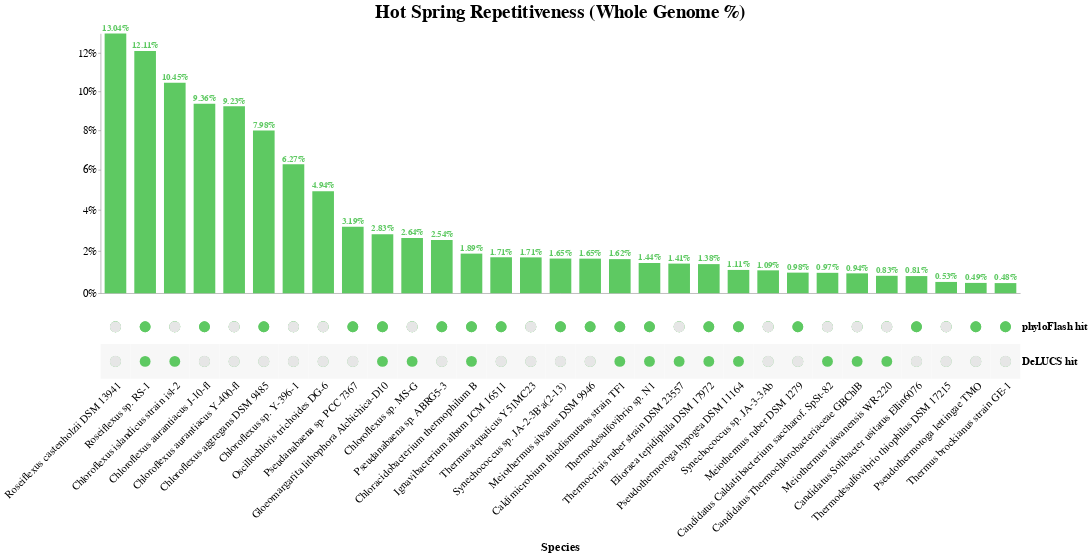

Notebook source saved alongside this figure:
### Code cell
# combine all charts to make final upset plot
upset_plot = alt.hconcat(
    vertical_bar_chart
)

upset_plot = alt.vconcat(
    upset_plot,
    matrix_view
)

# final graph settings tuning
upset_plot.configure_view(
    stroke=None
).configure_axis(
    titleFontSize=matrix_title_size,
    labelFontSize=matrix_label_size
).configure_title(
    fontSize=vertical_bar_title_font_size
)

### Figure 1 — Vega-Lite specification as saved in the notebook (floating-point values rounded to 4 significant figures)
{"config": {"view": {"continuousWidth": 400, "continuousHeight": 300, "stroke": null}, "axis": {"labelFontSize": 20, "titleFontSize": 23}, "title": {"fontSize": 35}}, "vconcat": [{"hconcat": [{"layer": [{"mark": {"type": "bar", "color": "#b80000", "size": 40}, "encoding": {"color": {"condition": {"value": "#b80000", "selection": {"not": "selector001"}}, "value": "#5ec962"}, "tooltip": [{"field": "Repetitiveness (%)", "title": "Size", "type": "quantitative"}], "x": {"axis": {"domain": true, "grid": false, "labels": false, "ticks": false}, "field": "Species", "sort": {"field": "Repetitiveness (%)", "order": "descending"}, "title": null, "type": "nominal"}, "y": {"axis": {"format": "%", "grid": false, "labelFontSize": 20, "orient": "left", "tickCount": 5}, "field": "Repetitiveness (%)", "scale": {"domain": [0, 0.1304], "type": "symlog"}, "title": null, "type": "quantitative"}}, "height": 480.0, "selection": {"selector001": {"type": "multi", "on": "mouseover", "fields": ["Species"]}}, "title": "Hot Spring Repetitiveness (Whole Genome %)", "width": 1700}, {"mark": {"type": "text", "color": "#b80000", "dy": -10, "fontWeight": "bold", "size": 16}, "encoding": {"color": {"condition": {"value": "#b80000", "selection": {"not": "selector001"}}, "value": "#5ec962"}, "text": {"field": "Repetitiveness (%)", "format": ".2%", "type": "quantitative"}, "tooltip": [{"field": "Repetitiveness (%)", "title": "Size", "type": "quantitative"}], "x": {"axis": {"domain": true, "grid": false, "labels": false, "ticks": false}, "field": "Species", "sort": {"field": "Repetitiveness (%)", "order": "descending"}, "title": null, "type": "nominal"}, "y": {"axis": {"format": "%", "grid": false, "labelFontSize": 20, "orient": "left", "tickCount": 5}, "field": "Repetitiveness (%)", "scale": {"domain": [0, 0.1304], "type": "symlog"}, "title": null, "type": "quantitative"}}, "height": 480.0, "title": "Hot Spring Repetitiveness (Whole Genome %)", "width": 1700}]}], "data": {"name": "data-12ad84e60310f2fd2324b114434d9a01"}}, {"layer": [{"mark": {"type": "circle", "opacity": 1, "size": 400}, "encoding": {"color": {"condition": {"field": "value", "legend": null, "scale": {"domain": [0, 1], "range": ["#b80000", "#b80000"]}, "type": "nominal", "selection": {"not": "selector002"}}, "value": "#5ec962"}, "x": {"axis": {"domain": false, "grid": false, "labelAngle": -45, "labelFontSize": 20, "labelFontWeight": "normal", "labelLimit": 10000, "ticks": false, "titleY": 300.0}, "field": "Species", "sort": {"field": "Repetitiveness (%)", "order": "descending"}, "title": "Species", "type": "nominal"}, "y": {"axis": {"domain": false, "grid": false, "labelFontWeight": "bold", "orient": "right", "ticks": false}, "field": "key", "sort": ["phyloFlash hit", "DeLUCS hit"], "title": null, "type": "nominal"}}, "height": 128.0, "selection": {"selector001": {"type": "multi", "on": "mouseover", "fields": ["Species"]}, "selector002": {"type": "multi", "on": "mouseover", "fields": ["Species", "value"]}}, "transform": [{"fold": ["phyloFlash hit", "DeLUCS hit"]}], "width": 1700}, {"mark": "rect", "encoding": {"color": {"value": "#F7F7F7"}, "x": {"axis": {"domain": false, "grid": false, "labelAngle": -45, "labelFontSize": 20, "labelFontWeight": "normal", "labelLimit": 10000, "ticks": false, "titleY": 300.0}, "field": "Species", "sort": {"field": "Repetitiveness (%)", "order": "descending"}, "title": "Species", "type": "nominal"}, "y": {"axis": {"domain": false, "grid": false, "labelFontWeight": "bold", "orient": "right", "ticks": false}, "field": "key", "sort": ["phyloFlash hit", "DeLUCS hit"], "title": null, "type": "nominal"}}, "height": 128.0, "transform": [{"fold": ["phyloFlash hit", "DeLUCS hit"]}, {"filter": "(datum.key === 'DeLUCS hit')"}], "width": 1700}, {"mark": {"type": "circle", "opacity": 1, "size": 400}, "encoding": {"color": {"condition": {"field": "value", "legend": null, "scale": {"domain": [0, 1], "range": ["#b80000", "#b80000"]}, "type": "nominal", "selection": {"not": "selector002"}}, "value": "#5ec962"}, "x": {"axis": {"domain": false, "grid": false, "labelAngle": -45, "labelFontSize": 20, "labelFontWeight": "normal", "labelLimit": 10000, "ticks": false, "titleY": 300.0}, "field": "Species", "sort": {"field": "Repetitiveness (%)", "order": "descending"}, "title": "Species", "type": "nominal"}, "y": {"axis": {"domain": false, "grid": false, "labelFontWeight": "bold", "orient": "right", "ticks": false}, "field": "key", "sort": ["phyloFlash hit", "DeLUCS hit"], "title": null, "type": "nominal"}}, "height": 128.0, "transform": [{"fold": ["phyloFlash hit", "DeLUCS hit"]}], "width": 1700}, {"mark": {"type": "circle", "opacity": 1, "size": 430}, "encoding": {"color": {"value": "#E6E6E6"}, "x": {"axis": {"domain": false, "grid": false, "labelAngle": -45, "labelFontSize": 20, "labelFontWeight": "normal", "labelLimit": 10000, "ticks": false, "titleY": 300.0}, "field": "Species", "sort": {"field": "Repetitiveness (%)", "order": "descending"}, "title": "Species", "type": "nominal"}, "y": {"axis": {"domain": false, "grid": false, "labelFontWeight": "bold", "orient": "right", "ticks": false}, "field": "key", "sort": ["phyloFlash hit", "DeLUCS hit"], "title": null, "type": "nominal"}}, "height": 128.0, "transform": [{"fold": ["phyloFlash hit", "DeLUCS hit"]}, {"filter": "(datum['value'] === 0)"}], "width": 1700}], "data": {"name": "data-12ad84e60310f2fd2324b114434d9a01"}}], "$schema": "https://vega.github.io/schema/vega-lite/v4.17.0.json", "datasets": {"data-12ad84e60310f2fd2324b114434d9a01": [{"filename": "NC_009767.fna", "Species": "Roseiflexus castenholzii DSM 13941", "mean": 51.91, "std": 39.03, "16s_mean": 202.3, "16s_std": 178.4, "genome_size": 5723298, "GC": 60.69, "Repetitiveness": 74199, "16s_genome_size": 8728, "16s_GC": 63.76, "16s_Repetitiveness": 3292, "Color": "#549a8b", "phyloFlash hit": 0, "DeLUCS hit": 0, "Repetitiveness (%)": 0.1304, "16S bp": 0}, {"filename": "NC_009523.fna", "Species": "Roseiflexus sp. RS-1", "mean": 6.929, "std": 9.527, "16s_mean": 203.9, "16s_std": 178.0, "genome_size": 5801598, "GC": 60.39, "Repetitiveness": 61521, "16s_genome_size": 8691, "16s_GC": 64.08, "16s_Repetitiveness": 2348, "Color": "thistle", "phyloFlash hit": 1, "DeLUCS hit": 1, "Repetitiveness (%)": 0.1211, "16S bp": 0}, {"filename": "NZ_LWQS00000000.fna", "Species": "Chloroflexus islandicus strain isl-2", "mean": 89.35, "std": 15.73, "16s_mean": 390.5, "16s_std": 9.411, "genome_size": 5136885, "GC": 60.65, "Repetitiveness": 32453, "16s_genome_size": 2689, "16s_GC": 63.67, "16s_Repetitiveness": 470, "Color": "#ffe7b5", "phyloFlash hit": 0, "DeLUCS hit": 1, "Repetitiveness (%)": 0.1045, "16S bp": 0}, {"filename": "NC_010175.fna", "Species": "Chloroflexus aurantiacus J-10-fl", "mean": 93.11, "std": 23.62, "16s_mean": 153.5, "16s_std": 136.6, "genome_size": 5258541, "GC": 56.7, "Repetitiveness": 23833, "16s_genome_size": 13181, "16s_GC": 63.22, "16s_Repetitiveness": 3336, "Color": "lightsteelblue", "phyloFlash hit": 1, "DeLUCS hit": 0, "Repetitiveness (%)": 0.09361, "16S bp": 0}, {"filename": "NC_012032.fna", "Species": "Chloroflexus aurantiacus Y-400-fl", "mean": 169.3, "std": 17.28, "16s_mean": 153.5, "16s_std": 136.8, "genome_size": 5268950, "GC": 56.68, "Repetitiveness": 23597, "16s_genome_size": 13181, "16s_GC": 63.22, "16s_Repetitiveness": 3336, "Color": "#549a8b", "phyloFlash hit": 0, "DeLUCS hit": 0, "Repetitiveness (%)": 0.09229, "16S bp": 0}, {"filename": "NC_011831.fna", "Species": "Chloroflexus aggregans DSM 9485", "mean": 61.11, "std": 10.41, "16s_mean": 146.7, "16s_std": 156.5, "genome_size": 4684931, "GC": 56.43, "Repetitiveness": 18888, "16s_genome_size": 13176, "16s_GC": 64.14, "16s_Repetitiveness": 3241, "Color": "lightsteelblue", "phyloFlash hit": 1, "DeLUCS hit": 0, "Repetitiveness (%)": 0.07978, "16S bp": 0}, {"filename": "NZ_AZXV00000000.fna", "Species": "Chloroflexus sp. Y-396-1", "mean": 96.83, "std": 20.98, "16s_mean": 151.4, "16s_std": 165.4, "genome_size": 4890986, "GC": 53.93, "Repetitiveness": 14592, "16s_genome_size": 13196, "16s_GC": 63.61, "16s_Repetitiveness": 3360, "Color": "#549a8b", "phyloFlash hit": 0, "DeLUCS hit": 0, "Repetitiveness (%)": 0.06272, "16S bp": 0}, {"filename": "NZ_ADVR00000000.fna", "Species": "Oscillochloris trichoides DG-6", "mean": 25.86, "std": 10.67, "16s_mean": 357.7, "16s_std": 0.443, "genome_size": 4373075, "GC": 59.26, "Repetitiveness": 16807, "16s_genome_size": 4324, "16s_GC": 61.01, "16s_Repetitiveness": 885, "Color": "#549a8b", "phyloFlash hit": 0, "DeLUCS hit": 0, "Repetitiveness (%)": 0.04936, "16S bp": 0}, {"filename": "NC_019701.fna", "Species": "Pseudanabaena sp. PCC 7367", "mean": 28.79, "std": 12.57, "16s_mean": 215.7, "16s_std": 287.4, "genome_size": 4557046, "GC": 46.31, "Repetitiveness": 23010, "16s_genome_size": 8938, "16s_GC": 52.29, "16s_Repetitiveness": 2876, "Color": "lightsteelblue", "phyloFlash hit": 1, "DeLUCS hit": 0, "Repetitiveness (%)": 0.03193, "16S bp": 0}, {"filename": "NZ_CP017675.fna", "Species": "Gloeomargarita lithophora Alchichica-D10", "mean": 17.58, "std": 6.545, "16s_mean": 466.0, "16s_std": 304.1, "genome_size": 3049282, "GC": 52.23, "Repetitiveness": 11499, "16s_genome_size": 5928, "16s_GC": 53.22, "16s_Repetitiveness": 1354, "Color": "thistle", "phyloFlash hit": 1, "DeLUCS hit": 1, "Repetitiveness (%)": 0.02829, "16S bp": 0}, {"filename": "NZ_JPIM00000000.fna", "Species": "Chloroflexus sp. MS-G", "mean": 5.478, "std": 4.884, "16s_mean": 458.1, "16s_std": 74.17, "genome_size": 4770266, "GC": 54.26, "Repetitiveness": 11362, "16s_genome_size": 3983, "16s_GC": 63.32, "16s_Repetitiveness": 1135, "Color": "#ffe7b5", "phyloFlash hit": 0, "DeLUCS hit": 1, "Repetitiveness (%)": 0.02637, "16S bp": 0}, {"filename": "NZ_AP017560.fna", "Species": "Pseudanabaena sp. ABRG5-3", "mean": 48.75, "std": 8.206, "16s_mean": 209.2, "16s_std": 291.8, "genome_size": 4796642, "GC": 42.2, "Repetitiveness": 16247, "16s_genome_size": 12900, "16s_GC": 51.49, "16s_Repetitiveness": 4395, "Color": "lightsteelblue", "phyloFlash hit": 1, "DeLUCS hit": 0, "Repetitiveness (%)": 0.02539, "16S bp": 0}, {"filename": "NC_016024_NC_016025.fna", "Species": "Chloracidobacterium thermophilum B", "mean": 26.13, "std": 12.21, "16s_mean": 136.8, "16s_std": 92.56, "genome_size": 3695372, "GC": 61.34, "Repetitiveness": 17837, "16s_genome_size": 4491, "16s_GC": 53.64, "16s_Repetitiveness": 1506, "Color": "thistle", "phyloFlash hit": 1, "DeLUCS hit": 1, "Repetitiveness (%)": 0.01887, "16S bp": 0}, {"filename": "NC_017464.fna", "Species": "Ignavibacterium album JCM 16511", "mean": 27.09, "std": 3.961, "16s_mean": 137.6, "16s_std": 96.23, "genome_size": 3658997, "GC": 33.93, "Repetitiveness": 17517, "16s_genome_size": 4653, "16s_GC": 51.82, "16s_Repetitiveness": 1287, "Color": "lightsteelblue", "phyloFlash hit": 1, "DeLUCS hit": 0, "Repetitiveness (%)": 0.01712, "16S bp": 0}, {"filename": "NZ_CP010822.fna", "Species": "Thermus aquaticus Y51MC23", "mean": 236.5, "std": 6.781, "16s_mean": 214.8, "16s_std": 263.6, "genome_size": 2158963, "GC": 68.1, "Repetitiveness": 26759, "16s_genome_size": 9067, "16s_GC": 62.93, "16s_Repetitiveness": 1800, "Color": "#549a8b", "phyloFlash hit": 0, "DeLUCS hit": 0, "Repetitiveness (%)": 0.01706, "16S bp": 0}, {"filename": "NC_007776.fna", "Species": "Synechococcus sp. JA-2-3B'a(2-13)", "mean": 57.95, "std": 6.485, "16s_mean": 309.1, "16s_std": 337.5, "genome_size": 3046682, "GC": 58.45, "Repetitiveness": 13567, "16s_genome_size": 8756, "16s_GC": 58.35, "16s_Repetitiveness": 2935, "Color": "lightsteelblue", "phyloFlash hit": 1, "DeLUCS hit": 0, "Repetitiveness (%)": 0.0165, "16S bp": 0}, {"filename": "NC_014212.fna", "Species": "Meiothermus silvanus DSM 9946", "mean": 50.03, "std": 7.981, "16s_mean": 185.5, "16s_std": 247.0, "genome_size": 3249394, "GC": 62.36, "Repetitiveness": 14356, "16s_genome_size": 8962, "16s_GC": 58.31, "16s_Repetitiveness": 2658, "Color": "lightsteelblue", "phyloFlash hit": 1, "DeLUCS hit": 0, "Repetitiveness (%)": 0.01645, "16S bp": 0}, {"filename": "NZ_AP014945.fna", "Species": "Caldimicrobium thiodismutans strain TF1", "mean": 40.9, "std": 8.427, "16s_mean": 186.8, "16s_std": 145.2, "genome_size": 1814952, "GC": 38.3, "Repetitiveness": 8618, "16s_genome_size": 5433, "16s_GC": 57.46, "16s_Repetitiveness": 1103, "Color": "thistle", "phyloFlash hit": 1, "DeLUCS hit": 1, "Repetitiveness (%)": 0.01623, "16S bp": 0}, {"filename": "NZ_MAVV00000000.fna", "Species": "Thermodesulfovibrio sp. N1", "mean": 136.6, "std": 37.38, "16s_mean": 222.1, "16s_std": 153.6, "genome_size": 1915222, "GC": 32.99, "Repetitiveness": 11639, "16s_genome_size": 4602, "16s_GC": 56.65, "16s_Repetitiveness": 1527, "Color": "thistle", "phyloFlash hit": 1, "DeLUCS hit": 1, "Repetitiveness (%)": 0.01436, "16S bp": 0}, {"filename": "NZ_CP007028.fna", "Species": "Thermocrinis ruber strain DSM 23557", "mean": 18.89, "std": 12.94, "16s_mean": 86.37, "16s_std": 58.41, "genome_size": 1521037, "GC": 45.19, "Repetitiveness": 5920, "16s_genome_size": 4595, "16s_GC": 61.72, "16s_Repetitiveness": 1498, "Color": "#ffbe33", "phyloFlash hit": 0, "DeLUCS hit": 1, "Repetitiveness (%)": 0.01408, "16S bp": 0}, {"filename": "NZ_ARKI00000000.fna", "Species": "Elioraea tepidiphila DSM 17972", "mean": 108.9, "std": 34.14, "16s_mean": 219.5, "16s_std": 146.5, "genome_size": 4304237, "GC": 71.31, "Repetitiveness": 102417, "16s_genome_size": 4337, "16s_GC": 58.98, "16s_Repetitiveness": 1348, "Color": "thistle", "phyloFlash hit": 1, "DeLUCS hit": 1, "Repetitiveness (%)": 0.01383, "16S bp": 0}, {"filename": "NC_022795.fna", "Species": "Pseudothermotoga hypogea DSM 11164", "mean": 32.69, "std": 10.87, "16s_mean": 313.6, "16s_std": 141.3, "genome_size": 2165165, "GC": 49.47, "Repetitiveness": 3948, "16s_genome_size": 5349, "16s_GC": 59.71, "16s_Repetitiveness": 871, "Color": "thistle", "phyloFlash hit": 1, "DeLUCS hit": 1, "Repetitiveness (%)": 0.01105, "16S bp": 0}, {"filename": "NC_007775.fna", "Species": "Synechococcus sp. JA-3-3Ab", "mean": 80.53, "std": 6.775, "16s_mean": 283.0, "16s_std": 365.8, "genome_size": 2932766, "GC": 60.24, "Repetitiveness": 14235, "16s_genome_size": 8758, "16s_GC": 58.19, "16s_Repetitiveness": 2782, "Color": "#549a8b", "phyloFlash hit": 0, "DeLUCS hit": 0, "Repetitiveness (%)": 0.01086, "16S bp": 0}, {"filename": "NC_013946.fna", "Species": "Meiothermus ruber DSM 1279", "mean": 92.93, "std": 12.49, "16s_mean": 226.7, "16s_std": 260.8, "genome_size": 3097457, "GC": 63.38, "Repetitiveness": 18949, "16s_genome_size": 8978, "16s_GC": 57.14, "16s_Repetitiveness": 2556, "Color": "lightsteelblue", "phyloFlash hit": 1, "DeLUCS hit": 0, "Repetitiveness (%)": 0.009769, "16S bp": 0}, {"filename": "DTIY00000000.fna", "Species": "Candidatus Caldatribacterium saccharof. SpSt-82", "mean": 75.04, "std": 17.53, "16s_mean": 9.255, "16s_std": 0.0, "genome_size": 2353197, "GC": 55.36, "Repetitiveness": 3808, "16s_genome_size": 3037, "16s_GC": 62.79, "16s_Repetitiveness": 0, "Color": "#ffbe33", "phyloFlash hit": 0, "DeLUCS hit": 1, "Repetitiveness (%)": 0.009678, "16S bp": 0}, {"filename": "JPGV00000000.fna", "Species": "Candidatus Thermochlorobacteriaceae GBChlB ", "mean": 11.86, "std": 4.401, "16s_mean": 118.6, "16s_std": 117.6, "genome_size": 3059647, "GC": 50.89, "Repetitiveness": 6647, "16s_genome_size": 1071, "16s_GC": 52.66, "16s_Repetitiveness": 218, "Color": "#ffbe33", "phyloFlash hit": 0, "DeLUCS hit": 1, "Repetitiveness (%)": 0.009428, "16S bp": 0}, {"filename": "NZ_CP021130.fna", "Species": "Meiothermus taiwanensis WR-220", "mean": 25.45, "std": 21.77, "16s_mean": 229.1, "16s_std": 213.6, "genome_size": 2802273, "GC": 63.37, "Repetitiveness": 17949, "16s_genome_size": 8950, "16s_GC": 57.4, "16s_Repetitiveness": 2556, "Color": "#ffbe33", "phyloFlash hit": 0, "DeLUCS hit": 1, "Repetitiveness (%)": 0.008253, "16S bp": 0}, {"filename": "NC_008536.fna", "Species": "Candidatus Solibacter usitatus Ellin6076", "mean": 45.88, "std": 8.905, "16s_mean": 112.3, "16s_std": 131.6, "genome_size": 9965640, "GC": 61.9, "Repetitiveness": 48491, "16s_genome_size": 9070, "16s_GC": 54.49, "16s_Repetitiveness": 2804, "Color": "lightsteelblue", "phyloFlash hit": 1, "DeLUCS hit": 0, "Repetitiveness (%)": 0.008128, "16S bp": 0}, {"filename": "NZ_AUIU00000000.fna", "Species": "Thermodesulfovibrio thiophilus DSM 17215", "mean": 61.14, "std": 10.1, "16s_mean": 199.3, "16s_std": 125.1, "genome_size": 1871474, "GC": 34.43, "Repetitiveness": 9200, "16s_genome_size": 4595, "16s_GC": 54.99, "16s_Repetitiveness": 1366, "Color": "#549a8b", "phyloFlash hit": 0, "DeLUCS hit": 0, "Repetitiveness (%)": 0.00534, "16S bp": 0}, {"filename": "NC_009828.fna", "Species": "Pseudothermotoga lettingae TMO", "mean": 224.2, "std": 16.17, "16s_mean": 316.7, "16s_std": 137.9, "genome_size": 2135342, "GC": 38.7, "Repetitiveness": 5323, "16s_genome_size": 5419, "16s_GC": 56.28, "16s_Repetitiveness": 1399, "Color": "lightsteelblue", "phyloFlash hit": 1, "DeLUCS hit": 0, "Repetitiveness (%)": 0.004882, "16S bp": 0}, {"filename": "NZ_CP016312.fna", "Species": "Thermus brockianus strain GE-1", "mean": 137.5, "std": 53.92, "16s_mean": 218.7, "16s_std": 269.2, "genome_size": 2035182, "GC": 67.07, "Repetitiveness": 19558, "16s_genome_size": 9001, "16s_GC": 62.53, "16s_Repetitiveness": 1750, "Color": "lightsteelblue", "phyloFlash hit": 1, "DeLUCS hit": 0, "Repetitiveness (%)": 0.004793, "16S bp": 0}]}}
